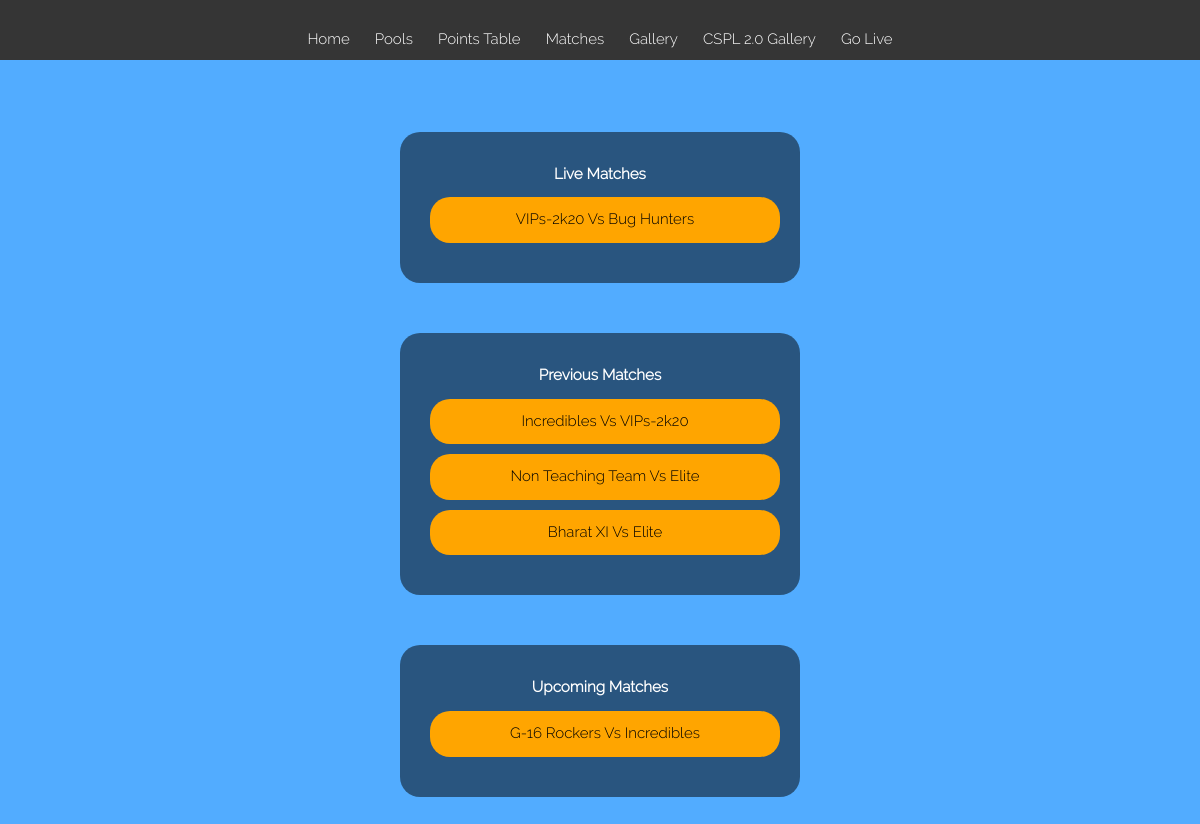
Screenshot of /CSPL/matches.php with the database file from the repository.
### tables this page shows
CREATE TABLE `matches` (
  `id` int(11) NOT NULL,
  `t1` varchar(30) NOT NULL,
  `t2` varchar(30) NOT NULL,
  `status` tinyint(4) NOT NULL DEFAULT 1,
  `t1s` varchar(8) NOT NULL DEFAULT '0,0',
  `t2s` varchar(8) NOT NULL DEFAULT '0,0',
  `changed` varchar(2) NOT NULL DEFAULT '0',
  `t1e` int(11) NOT NULL DEFAULT 0,
  `t22` int(11) NOT NULL DEFAULT 0
);

CREATE TABLE `teams` (
  `id` int(11) NOT NULL,
  `name` varchar(20) NOT NULL,
  `pool` tinyint(1) NOT NULL,
  `points` int(11) DEFAULT 0,
  `matches` tinyint(4) NOT NULL DEFAULT 0,
  `lost` tinyint(4) NOT NULL DEFAULT 0
);

### CSPL/matches.php (the view, shortened to what this page needs)
<!DOCTYPE html>
<html>
<head>
<link rel="stylesheet" type="text/css" href="style.css">
</head>
<body>
	<div id="header">
			<a class="link" href="index.php">Home</a>
			<a class="link" href="index.php">Pools</a>
			<a class="link" href="index.php">Points Table</a>
			<a class="link" href="matches.php">Matches</a>
			<a class="link" href="gallery/gallery.php">Gallery</a>
			<a class="link" href="gallery/gallery.php?season=2">CSPL 2.0 Gallery</a>
			<a class="link" href="score.php">Go Live</a>
	</div>
	<br><br><br>
	<div id="pool" align="center">
		<div align="center">
			<?php
				$conn=mysqli_connect("localhost","root","","cspl3");
				$query="SELECT id,t1,t2 from matches where status=0";
				$res=mysqli_query($conn,$query);
				echo "<div id='sub' align='center'>
						<h3>Live Matches</h3>";
				while($result=mysqli_fetch_array($res))
				{
					$var=$result[1];
					$var2=$result[2];
					$query="SELECT `name` from `teams` where `id`='".$var."'";
					$res2=mysqli_fetch_array(mysqli_query($conn,$query));
					$query=$query="SELECT `name` from `teams` where `id`='".$var2."'";
					$res3=mysqli_fetch_array(mysqli_query($conn,$query));
					echo "<p class='team'><a href='score.php?mid=".$result['id']."'>".$res2['name']." Vs ".$res3['name']."</a></p>";
				}
			?>
		</div>
		<div align="center">
			<?php
				$conn=mysqli_connect("localhost","root","","cspl3");
				$query="SELECT id,t1,t2 from matches where status=-1";
				$res=mysqli_query($conn,$query);
				echo "<div id='sub' align='center'>
						<h3>Previous Matches</h3>";
				while($result=mysqli_fetch_array($res))
				{
					$var=$result[1];
					$var2=$result[2];
					$query="SELECT `name` from `teams` where `id`='".$var."'";
					$res2=mysqli_fetch_array(mysqli_query($conn,$query));
					$query=$query="SELECT `name` from `teams` where `id`='".$var2."'";
					$res3=mysqli_fetch_array(mysqli_query($conn,$query));
					echo "<p class='team'><a href='score.php?mid=".$result['id']."'>".$res2['name']." Vs ".$res3['name']."</a></p>";
				}
			?>
		</div>
		<div align="center">
			<?php
				$conn=mysqli_connect("localhost","root","","cspl3");
				$query="SELECT id,t1,t2 from matches where status=1";
				$res=mysqli_query($conn,$query);
				echo "<div id='sub' align='center'>
						<h3>Upcoming Matches</h3>";
				while($result=mysqli_fetch_array($res))
				{
					$var=$result[1];
					$var2=$result[2];
					$query="SELECT `name` from `teams` where `id`='".$var."'";
					$res2=mysqli_fetch_array(mysqli_query($conn,$query));
					$query=$query="SELECT `name` from `teams` where `id`='".$var2."'";
					$res3=mysqli_fetch_array(mysqli_query($conn,$query));
					echo "<p class='team'><a href='score.php?mid=".$result['id']."'>".$res2['name']." Vs ".$res3['name']."</a></p>";
				}
			?>
		</div><br><br>
	</div>
</body>
</html>

### CSPL/gallery/css/style.css (style rules this page uses)
body { line-height: 1.7; color: #4d4d4d; font-weight: 300; font-size: 1rem; }
a { -webkit-transition: .3s all ease; -o-transition: .3s all ease; transition: .3s all ease; }

### CSPL/matches.php (style rules this page uses)
* { margin:0; box-sizing:border-box; font-family: 'Raleway', sans-serif; box-sizing: border-box; }
body { background-color:#52ACFF; }
#header { font-size:20px; position:fixed; width:100%; text-align: center; text-align:center; color:white; background-color:#353535; top:0px; padding:20px; z-index:5; display:inline-block; height:60px; }
.link { display: inline-block; text-decoration: none; color: white; margin: 0 10px; border: 0px; background-color: transparent; font-size: 15px; cursor: pointer; }
a { text-decoration: none; color: black; }
#pool { margin: 0 auto; }
.team { width: 350px; font-size: 15px; background-color: orange; border-radius: 20px; padding:10px; margin:10px 0; color: black; }
#sub { color:white; padding-top: 10px; font-size: 13px; margin-top:50px; border-radius: 20px; padding:30px; background-color: rgba(0,0,0,0.5); width: 400px; }

### rows the page displays
matches: teams.name "VIPs-2k20", teams.name "Bug Hunters"
matches: teams.name "Incredibles", teams.name "VIPs-2k20"
matches: teams.name "Non Teaching Team", teams.name "Elite"
matches: teams.name "Bharat XI", teams.name "Elite"
matches: teams.name "G-16 Rockers", teams.name "Incredibles"
